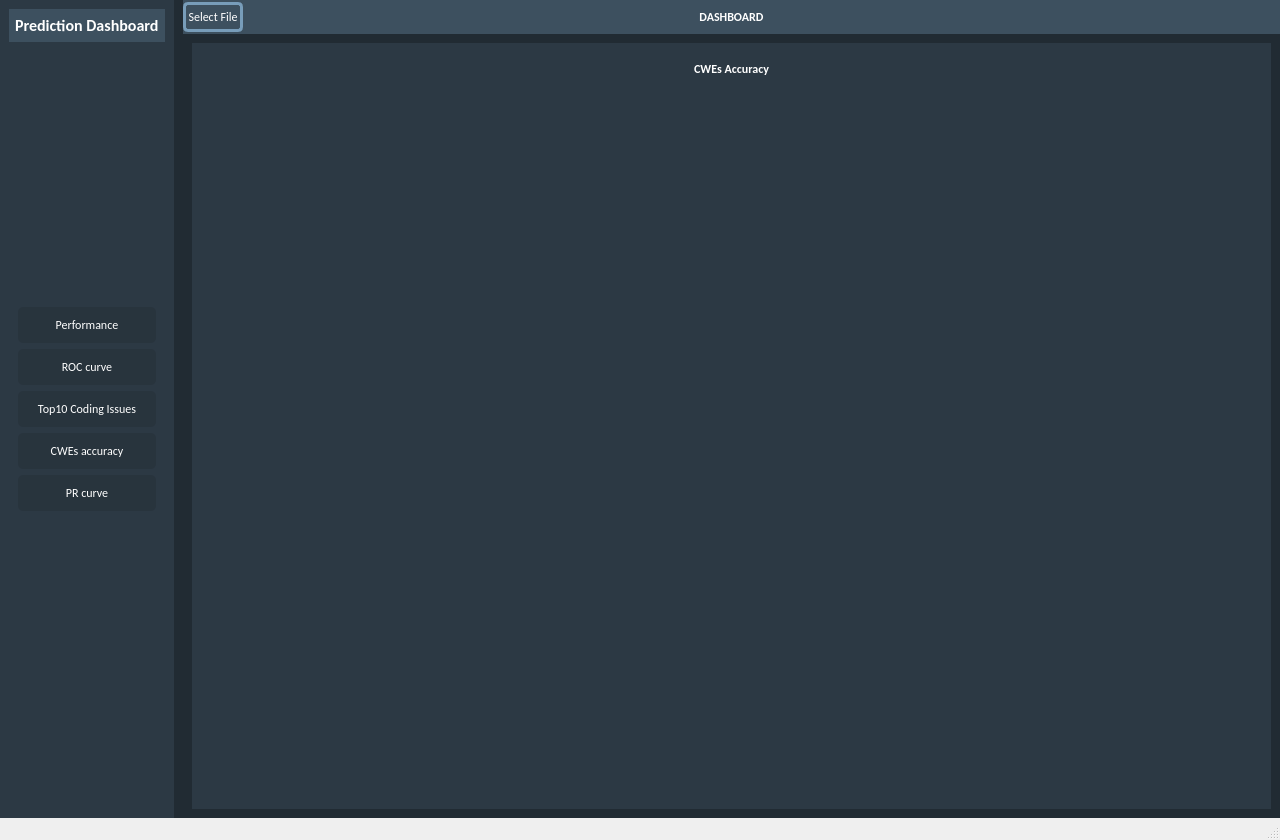
<?xml version="1.0" encoding="UTF-8"?>
<ui version="4.0">
 <class>DataAnalysisWindow</class>
 <widget class="QMainWindow" name="DataAnalysisWindow">
  <property name="geometry">
   <rect>
    <x>0</x>
    <y>0</y>
    <width>1280</width>
    <height>840</height>
   </rect>
  </property>
  <property name="font">
   <font>
    <family>Calibri</family>
    <pointsize>1</pointsize>
   </font>
  </property>
  <property name="windowTitle">
   <string>MainWindow</string>
  </property>
  <widget class="QWidget" name="centralwidget">
   <property name="styleSheet">
    <string notr="true">*{
color: #fff;
font-size: 12px;
border: nine;
}
#centralwidget{
background-color: rgb(33, 43, 51);
}
#left_menu_widget, #Performance, #ROC_curve, #T10_Issues, #CWEs_accuracy, #whatever{
background-color: rgba(61, 80, 95, 100);
}
#header_frame, #frame_3, #frame_5{
background-color: rgb(61, 80, 95);
}
#frame_4 QPushButton{
padding: 10px;
border-radius: 5px;
background-color: rgba(33, 43, 51, 100);
}
#header_nav QPushButton{
border: 3px solid rgb(120, 157, 186);
border-radius: 5px;
background-color: rgb(61, 80, 95);
}
#header_nav QPushButton:hover{
background-color: rgb(120, 157, 186);
}
#frame_8 QPushButton{
border: 3px solid rgb(120, 157, 186);
border-radius: 5px;
background-color: rgb(61, 80, 95);
}
#frame_8 QPushButton:hover{
background-color: rgb(120, 157, 186);
}</string>
   </property>
   <layout class="QHBoxLayout" name="horizontalLayout">
    <property name="spacing">
     <number>0</number>
    </property>
    <property name="leftMargin">
     <number>0</number>
    </property>
    <property name="topMargin">
     <number>0</number>
    </property>
    <property name="rightMargin">
     <number>0</number>
    </property>
    <property name="bottomMargin">
     <number>0</number>
    </property>
    <item>
     <widget class="QWidget" name="left_menu_widget" native="true">
      <layout class="QVBoxLayout" name="verticalLayout">
       <item alignment="Qt::AlignTop">
        <widget class="QFrame" name="frame_3">
         <property name="frameShape">
          <enum>QFrame::StyledPanel</enum>
         </property>
         <property name="frameShadow">
          <enum>QFrame::Raised</enum>
         </property>
         <layout class="QVBoxLayout" name="verticalLayout_2" stretch="0">
          <property name="spacing">
           <number>6</number>
          </property>
          <property name="leftMargin">
           <number>6</number>
          </property>
          <property name="topMargin">
           <number>6</number>
          </property>
          <property name="rightMargin">
           <number>6</number>
          </property>
          <property name="bottomMargin">
           <number>6</number>
          </property>
          <item alignment="Qt::AlignHCenter">
           <widget class="QLabel" name="label">
            <property name="font">
             <font>
              <family>Calibri</family>
              <pointsize>-1</pointsize>
              <bold>true</bold>
             </font>
            </property>
            <property name="styleSheet">
             <string notr="true">QLabel#label {
    font-size: 16px;
}</string>
            </property>
            <property name="text">
             <string>Prediction Dashboard</string>
            </property>
            <property name="indent">
             <number>0</number>
            </property>
           </widget>
          </item>
         </layout>
        </widget>
       </item>
       <item alignment="Qt::AlignVCenter">
        <widget class="QFrame" name="frame_4">
         <property name="sizePolicy">
          <sizepolicy hsizetype="Preferred" vsizetype="Expanding">
           <horstretch>0</horstretch>
           <verstretch>0</verstretch>
          </sizepolicy>
         </property>
         <property name="frameShape">
          <enum>QFrame::StyledPanel</enum>
         </property>
         <property name="frameShadow">
          <enum>QFrame::Raised</enum>
         </property>
         <layout class="QVBoxLayout" name="verticalLayout_3">
          <item>
           <widget class="QPushButton" name="pushButton">
            <property name="font">
             <font>
              <family>Calibri</family>
              <pointsize>-1</pointsize>
             </font>
            </property>
            <property name="text">
             <string>Performance</string>
            </property>
           </widget>
          </item>
          <item>
           <widget class="QPushButton" name="pushButton_2">
            <property name="font">
             <font>
              <family>Calibri</family>
              <pointsize>-1</pointsize>
             </font>
            </property>
            <property name="text">
             <string>ROC curve</string>
            </property>
           </widget>
          </item>
          <item>
           <widget class="QPushButton" name="pushButton_3">
            <property name="font">
             <font>
              <family>Calibri</family>
              <pointsize>-1</pointsize>
             </font>
            </property>
            <property name="text">
             <string>Top10 Coding Issues</string>
            </property>
           </widget>
          </item>
          <item>
           <widget class="QPushButton" name="pushButton_4">
            <property name="font">
             <font>
              <family>Calibri</family>
              <pointsize>-1</pointsize>
             </font>
            </property>
            <property name="text">
             <string>CWEs accuracy</string>
            </property>
           </widget>
          </item>
          <item>
           <widget class="QPushButton" name="pushButton_5">
            <property name="font">
             <font>
              <family>Calibri</family>
              <pointsize>-1</pointsize>
             </font>
            </property>
            <property name="text">
             <string>PR curve</string>
            </property>
           </widget>
          </item>
         </layout>
        </widget>
       </item>
       <item>
        <widget class="QFrame" name="frame_space">
         <property name="frameShape">
          <enum>QFrame::StyledPanel</enum>
         </property>
         <property name="frameShadow">
          <enum>QFrame::Raised</enum>
         </property>
        </widget>
       </item>
      </layout>
     </widget>
    </item>
    <item>
     <widget class="QFrame" name="frame_2">
      <property name="frameShape">
       <enum>QFrame::StyledPanel</enum>
      </property>
      <property name="frameShadow">
       <enum>QFrame::Raised</enum>
      </property>
      <layout class="QVBoxLayout" name="verticalLayout_4">
       <property name="spacing">
        <number>0</number>
       </property>
       <property name="topMargin">
        <number>0</number>
       </property>
       <property name="rightMargin">
        <number>0</number>
       </property>
       <property name="bottomMargin">
        <number>0</number>
       </property>
       <item alignment="Qt::AlignTop">
        <widget class="QFrame" name="header_frame">
         <property name="maximumSize">
          <size>
           <width>16777215</width>
           <height>60</height>
          </size>
         </property>
         <property name="frameShape">
          <enum>QFrame::StyledPanel</enum>
         </property>
         <property name="frameShadow">
          <enum>QFrame::Raised</enum>
         </property>
         <layout class="QHBoxLayout" name="horizontalLayout_2">
          <property name="spacing">
           <number>0</number>
          </property>
          <property name="leftMargin">
           <number>0</number>
          </property>
          <property name="topMargin">
           <number>0</number>
          </property>
          <property name="rightMargin">
           <number>0</number>
          </property>
          <property name="bottomMargin">
           <number>0</number>
          </property>
          <item alignment="Qt::AlignLeft">
           <widget class="QFrame" name="frame_8">
            <property name="frameShape">
             <enum>QFrame::StyledPanel</enum>
            </property>
            <property name="frameShadow">
             <enum>QFrame::Raised</enum>
            </property>
            <layout class="QHBoxLayout" name="horizontalLayout_3">
             <property name="spacing">
              <number>2</number>
             </property>
             <property name="leftMargin">
              <number>0</number>
             </property>
             <property name="topMargin">
              <number>0</number>
             </property>
             <property name="rightMargin">
              <number>0</number>
             </property>
             <property name="bottomMargin">
              <number>0</number>
             </property>
             <item>
              <widget class="QPushButton" name="pushButton_6">
               <property name="minimumSize">
                <size>
                 <width>60</width>
                 <height>30</height>
                </size>
               </property>
               <property name="maximumSize">
                <size>
                 <width>60</width>
                 <height>30</height>
                </size>
               </property>
               <property name="font">
                <font>
                 <family>Calibri</family>
                 <pointsize>-1</pointsize>
                </font>
               </property>
               <property name="text">
                <string>Select File</string>
               </property>
              </widget>
             </item>
             <item>
              <widget class="QLabel" name="label_2">
               <property name="text">
                <string/>
               </property>
              </widget>
             </item>
            </layout>
           </widget>
          </item>
          <item alignment="Qt::AlignHCenter">
           <widget class="QFrame" name="frame_9">
            <property name="frameShape">
             <enum>QFrame::StyledPanel</enum>
            </property>
            <property name="frameShadow">
             <enum>QFrame::Raised</enum>
            </property>
            <layout class="QHBoxLayout" name="horizontalLayout_6">
             <item>
              <widget class="QLabel" name="label_3">
               <property name="font">
                <font>
                 <family>Calibri</family>
                 <pointsize>-1</pointsize>
                 <bold>true</bold>
                </font>
               </property>
               <property name="styleSheet">
                <string notr="true">QLabel#label {
    font-size: 24px;
}</string>
               </property>
               <property name="text">
                <string>DASHBOARD</string>
               </property>
               <property name="alignment">
                <set>Qt::AlignCenter</set>
               </property>
              </widget>
             </item>
            </layout>
           </widget>
          </item>
          <item>
           <widget class="QFrame" name="header_nav">
            <property name="frameShape">
             <enum>QFrame::StyledPanel</enum>
            </property>
            <property name="frameShadow">
             <enum>QFrame::Raised</enum>
            </property>
            <layout class="QHBoxLayout" name="horizontalLayout_5"/>
           </widget>
          </item>
         </layout>
        </widget>
       </item>
       <item>
        <widget class="QFrame" name="frame_6">
         <property name="frameShape">
          <enum>QFrame::StyledPanel</enum>
         </property>
         <property name="frameShadow">
          <enum>QFrame::Raised</enum>
         </property>
         <layout class="QVBoxLayout" name="verticalLayout_8">
          <item>
           <widget class="QStackedWidget" name="stackedWidget">
            <property name="currentIndex">
             <number>1</number>
            </property>
            <widget class="QWidget" name="Performance">
             <layout class="QVBoxLayout" name="verticalLayout_9">
              <item alignment="Qt::AlignTop">
               <widget class="QFrame" name="frame_13">
                <property name="frameShape">
                 <enum>QFrame::StyledPanel</enum>
                </property>
                <property name="frameShadow">
                 <enum>QFrame::Raised</enum>
                </property>
                <layout class="QVBoxLayout" name="verticalLayout_10">
                 <item alignment="Qt::AlignTop">
                  <widget class="QLabel" name="label_5">
                   <property name="font">
                    <font>
                     <family>Calibri</family>
                     <pointsize>-1</pointsize>
                     <bold>true</bold>
                    </font>
                   </property>
                   <property name="text">
                    <string>Performance</string>
                   </property>
                   <property name="alignment">
                    <set>Qt::AlignCenter</set>
                   </property>
                  </widget>
                 </item>
                </layout>
               </widget>
              </item>
              <item>
               <widget class="QFrame" name="frame_Performance">
                <property name="sizePolicy">
                 <sizepolicy hsizetype="Preferred" vsizetype="Expanding">
                  <horstretch>0</horstretch>
                  <verstretch>0</verstretch>
                 </sizepolicy>
                </property>
                <property name="frameShape">
                 <enum>QFrame::StyledPanel</enum>
                </property>
                <property name="frameShadow">
                 <enum>QFrame::Raised</enum>
                </property>
               </widget>
              </item>
             </layout>
            </widget>
            <widget class="QWidget" name="CWEs_accuracy">
             <layout class="QVBoxLayout" name="verticalLayout_16">
              <item>
               <widget class="QFrame" name="frame_20">
                <property name="frameShape">
                 <enum>QFrame::StyledPanel</enum>
                </property>
                <property name="frameShadow">
                 <enum>QFrame::Raised</enum>
                </property>
                <layout class="QVBoxLayout" name="verticalLayout_15">
                 <item alignment="Qt::AlignTop">
                  <widget class="QLabel" name="label_8">
                   <property name="font">
                    <font>
                     <family>Calibri</family>
                     <pointsize>-1</pointsize>
                     <bold>true</bold>
                    </font>
                   </property>
                   <property name="text">
                    <string>CWEs Accuracy</string>
                   </property>
                   <property name="alignment">
                    <set>Qt::AlignCenter</set>
                   </property>
                  </widget>
                 </item>
                </layout>
               </widget>
              </item>
              <item>
               <widget class="QFrame" name="frame_CWEs_accuracy">
                <property name="sizePolicy">
                 <sizepolicy hsizetype="Preferred" vsizetype="Expanding">
                  <horstretch>0</horstretch>
                  <verstretch>0</verstretch>
                 </sizepolicy>
                </property>
                <property name="frameShape">
                 <enum>QFrame::StyledPanel</enum>
                </property>
                <property name="frameShadow">
                 <enum>QFrame::Raised</enum>
                </property>
               </widget>
              </item>
             </layout>
            </widget>
            <widget class="QWidget" name="PR_curve">
             <layout class="QVBoxLayout" name="verticalLayout_18">
              <item>
               <widget class="QFrame" name="frame_22">
                <property name="frameShape">
                 <enum>QFrame::StyledPanel</enum>
                </property>
                <property name="frameShadow">
                 <enum>QFrame::Raised</enum>
                </property>
                <layout class="QVBoxLayout" name="verticalLayout_17">
                 <item alignment="Qt::AlignTop">
                  <widget class="QLabel" name="label_9">
                   <property name="font">
                    <font>
                     <family>Calibri</family>
                     <pointsize>-1</pointsize>
                     <bold>true</bold>
                    </font>
                   </property>
                   <property name="text">
                    <string>Precision-Recall Curve</string>
                   </property>
                   <property name="alignment">
                    <set>Qt::AlignCenter</set>
                   </property>
                  </widget>
                 </item>
                </layout>
               </widget>
              </item>
              <item>
               <widget class="QFrame" name="frame_whatever">
                <property name="sizePolicy">
                 <sizepolicy hsizetype="Preferred" vsizetype="Expanding">
                  <horstretch>0</horstretch>
                  <verstretch>0</verstretch>
                 </sizepolicy>
                </property>
                <property name="frameShape">
                 <enum>QFrame::StyledPanel</enum>
                </property>
                <property name="frameShadow">
                 <enum>QFrame::Raised</enum>
                </property>
               </widget>
              </item>
             </layout>
            </widget>
            <widget class="QWidget" name="ROC_curve">
             <layout class="QVBoxLayout" name="verticalLayout_12">
              <item>
               <widget class="QFrame" name="frame_16">
                <property name="frameShape">
                 <enum>QFrame::StyledPanel</enum>
                </property>
                <property name="frameShadow">
                 <enum>QFrame::Raised</enum>
                </property>
                <layout class="QVBoxLayout" name="verticalLayout_11">
                 <item alignment="Qt::AlignTop">
                  <widget class="QLabel" name="label_6">
                   <property name="font">
                    <font>
                     <family>Calibri</family>
                     <pointsize>-1</pointsize>
                     <bold>true</bold>
                    </font>
                   </property>
                   <property name="text">
                    <string>ROC curve</string>
                   </property>
                   <property name="alignment">
                    <set>Qt::AlignCenter</set>
                   </property>
                  </widget>
                 </item>
                </layout>
               </widget>
              </item>
              <item>
               <widget class="QFrame" name="frame_ROC_curve">
                <property name="sizePolicy">
                 <sizepolicy hsizetype="Preferred" vsizetype="Expanding">
                  <horstretch>0</horstretch>
                  <verstretch>0</verstretch>
                 </sizepolicy>
                </property>
                <property name="frameShape">
                 <enum>QFrame::StyledPanel</enum>
                </property>
                <property name="frameShadow">
                 <enum>QFrame::Raised</enum>
                </property>
               </widget>
              </item>
             </layout>
            </widget>
            <widget class="QWidget" name="T10_Issues">
             <layout class="QVBoxLayout" name="verticalLayout_14">
              <item>
               <widget class="QFrame" name="frame_18">
                <property name="frameShape">
                 <enum>QFrame::StyledPanel</enum>
                </property>
                <property name="frameShadow">
                 <enum>QFrame::Raised</enum>
                </property>
                <layout class="QVBoxLayout" name="verticalLayout_13">
                 <item alignment="Qt::AlignTop">
                  <widget class="QLabel" name="label_7">
                   <property name="font">
                    <font>
                     <family>Calibri</family>
                     <pointsize>-1</pointsize>
                     <bold>true</bold>
                    </font>
                   </property>
                   <property name="text">
                    <string>Top10 Coding Issues</string>
                   </property>
                   <property name="alignment">
                    <set>Qt::AlignCenter</set>
                   </property>
                  </widget>
                 </item>
                </layout>
               </widget>
              </item>
              <item>
               <widget class="QFrame" name="frame_T10_Issues">
                <property name="sizePolicy">
                 <sizepolicy hsizetype="Preferred" vsizetype="Expanding">
                  <horstretch>0</horstretch>
                  <verstretch>0</verstretch>
                 </sizepolicy>
                </property>
                <property name="frameShape">
                 <enum>QFrame::StyledPanel</enum>
                </property>
                <property name="frameShadow">
                 <enum>QFrame::Raised</enum>
                </property>
               </widget>
              </item>
             </layout>
            </widget>
           </widget>
          </item>
         </layout>
        </widget>
       </item>
      </layout>
     </widget>
    </item>
   </layout>
  </widget>
  <widget class="QMenuBar" name="menubar">
   <property name="geometry">
    <rect>
     <x>0</x>
     <y>0</y>
     <width>1280</width>
     <height>7</height>
    </rect>
   </property>
  </widget>
  <widget class="QStatusBar" name="statusbar"/>
 </widget>
 <resources/>
 <connections/>
</ui>
